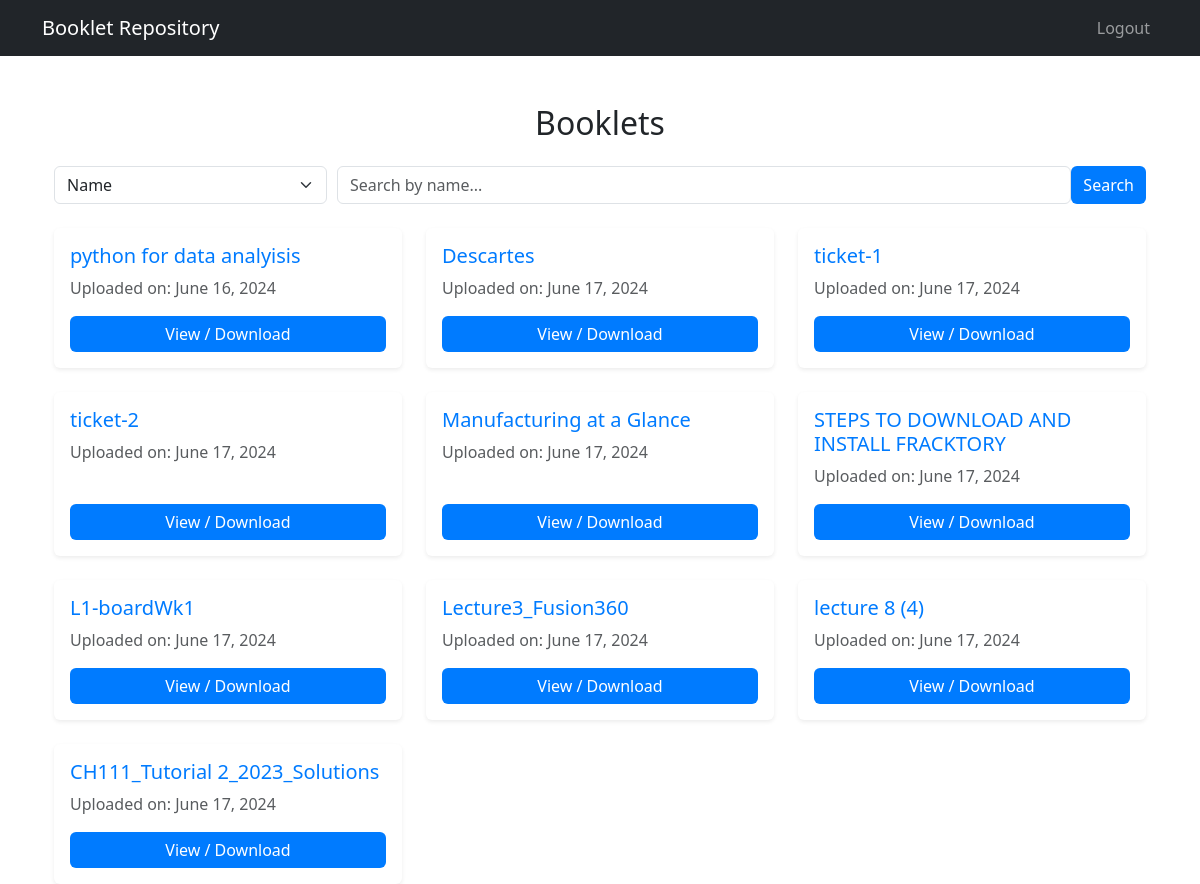
/user_home/ (signed in), run on the app's committed database.
### booklets/models.py (models this page shows, shortened)
class Booklet(models.Model):
    title = models.CharField(max_length=255)
    pdf = models.FileField(upload_to='booklets/')
    upload_date = models.DateTimeField(auto_now_add=True)
    uploaded_by = models.ForeignKey(User, on_delete=models.CASCADE)

### booklets/views.py (the view)
# urls.py: path('user_home/', views.user_home, name='user_home'),
@login_required
def user_home(request):
    booklets = Booklet.objects.all()
    return render(request, 'user_home.html', {'booklets': booklets})

### booklets/templates/user_home.html (shortened to what this page needs)
{% extends 'base.html' %}
{% block content %}
<div class="container mt-5">
  <h2 class="text-center mb-4">Booklets</h2>
  <form class="mb-4 d-flex">
    <select id="searchFilter" class="form-select search-filter" onchange="updatePlaceholder()">
      <option value="title">Name</option>
    </select>
    <input
      type="text"
      id="searchInput"
      class="form-control search-input"
      placeholder="Search by name..."
      oninput="filterBooklets()"
      onkeydown="checkEnterKey(event)"
    />
    <button type="button" class="btn btn-primary" id="searchButton" onclick="filterBooklets()">
      Search
    </button>
  </form>
  <div class="row row-cols-1 row-cols-md-2 row-cols-lg-3 g-4" id="bookletContainer">
    {% for booklet in booklets %}
    <div class="col booklet-item" data-title="{{ booklet.title }}" data-upload_date="{{ booklet.upload_date|date:"F d, Y" }}">
      <div class="card h-100 shadow-sm border-0" data-bs-toggle="tooltip" title="{{ booklet.title }}">
        <div class="card-body d-flex flex-column">
          <h5 class="card-title">{{ booklet.title }}</h5>
          <p class="card-text text-muted">Uploaded on: {{ booklet.upload_date|date:"F d, Y" }}</p>
          <div class="mt-auto">
            <a href="{{ booklet.pdf.url }}" class="btn btn-primary w-100" target="_blank">
               View / Download
            </a>
          </div>
        </div>
      </div>
    </div>
    {% endfor %}
  </div>
</div>
{% endblock %}

### booklets/templates/base.html (shortened to what this page needs)
{% load static %} {% load socialaccount %}
<!DOCTYPE html>
<html lang="en">
  <head>
    <link
      href="https://cdn.jsdelivr.net/npm/bootstrap@5.3.3/dist/css/bootstrap.min.css"
      rel="stylesheet"
    />
    <link rel="stylesheet" href="{% static 'css/style.css' %}" />
  </head>
  <body>
    <header>
      <nav class="navbar navbar-expand-lg navbar-dark bg-dark">
        <div class="container">
          <a class="navbar-brand" href="{% url 'login' %}"
            >Booklet Repository</a
          >
          <div class="collapse navbar-collapse" id="navbarNav">
            <ul class="navbar-nav ms-auto">
              {% if user.is_authenticated %}
              <li class="nav-item">
                <a class="nav-link" href="{% url 'logout' %}">Logout</a>
              </li>
              {% endif %}
            </ul>
          </div>
        </div>
      </nav>
    </header>
    <div class="container mt-4">{% block content %} {% endblock %}</div>
  </body>
</html>

### booklets/templates/user_home.html (style rules this page uses)
.card { background-color: #ffffff; transition: transform 0.3s ease, box-shadow 0.3s ease; }
.card-title { color: #007bff; }
.btn-primary { background-color: #007bff; border: none; color: #ffffff; }
.search-filter { flex: 0 0 25%; margin-right: 10px; }
.search-input { flex: 1; }

### data on the page
Booklet: title "python for data analyisis", upload_date "June 16, 2024"
Booklet: title "Descartes", upload_date "June 17, 2024"
Booklet: title "ticket-1", upload_date "June 17, 2024"
Booklet: title "ticket-2", upload_date "June 17, 2024"
Booklet: title "Manufacturing at a Glance", upload_date "June 17, 2024"
Booklet: title "STEPS TO DOWNLOAD AND INSTALL FRACKTORY", upload_date "June 17, 2024"
Booklet: title "L1-boardWk1", upload_date "June 17, 2024"
Booklet: title "Lecture3_Fusion360", upload_date "June 17, 2024"
Booklet: title "lecture 8 (4)", upload_date "June 17, 2024"
Booklet: title "CH111_Tutorial 2_2023_Solutions", upload_date "June 17, 2024"
